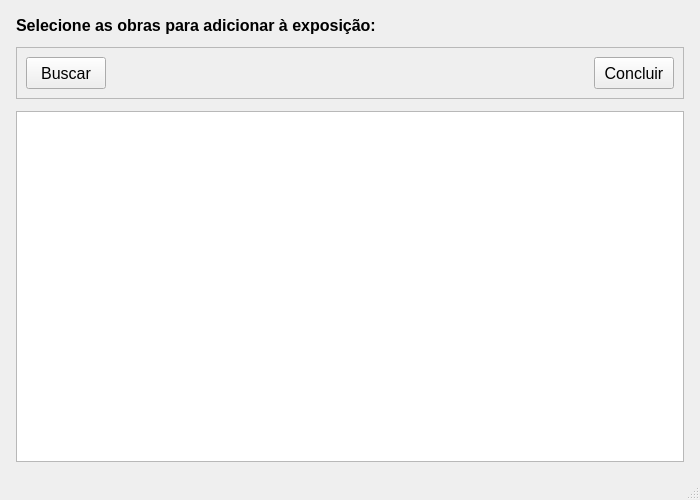
<?xml version="1.0" encoding="UTF-8"?>
<ui version="4.0">
 <class>MainWindow</class>
 <widget class="QMainWindow" name="MainWindow">
  <property name="geometry">
   <rect>
    <x>0</x>
    <y>0</y>
    <width>700</width>
    <height>500</height>
   </rect>
  </property>
  <property name="minimumSize">
   <size>
    <width>600</width>
    <height>400</height>
   </size>
  </property>
  <property name="windowTitle">
   <string>Adicionar Obras à Exposição</string>
  </property>
  <widget class="QWidget" name="centralwidget">
   <layout class="QVBoxLayout" name="verticalLayout">
    <property name="spacing">
     <number>12</number>
    </property>
    <property name="leftMargin">
     <number>16</number>
    </property>
    <property name="topMargin">
     <number>16</number>
    </property>
    <property name="rightMargin">
     <number>16</number>
    </property>
    <property name="bottomMargin">
     <number>16</number>
    </property>
    <item>
     <widget class="QLabel" name="label_titulo">
      <property name="text">
       <string>Selecione as obras para adicionar à exposição:</string>
      </property>
      <property name="font">
       <font>
        <pointsize>12</pointsize>
        <weight>75</weight>
        <bold>true</bold>
       </font>
      </property>
     </widget>
    </item>
    <item>
     <widget class="QFrame" name="frame_busca">
      <property name="frameShape">
       <enum>QFrame::StyledPanel</enum>
      </property>
      <property name="frameShadow">
       <enum>QFrame::Raised</enum>
      </property>
      <layout class="QHBoxLayout" name="horizontalLayout">
       <property name="spacing">
        <number>8</number>
       </property>
       <item>
        <widget class="QPushButton" name="pushButton">
         <property name="text">
          <string>Buscar</string>
         </property>
         <property name="font">
          <font>
           <pointsize>12</pointsize>
          </font>
         </property>
         <property name="minimumSize">
          <size>
           <width>80</width>
           <height>32</height>
          </size>
         </property>
        </widget>
       </item>
       <item>
        <spacer name="horizontalSpacer">
         <property name="orientation">
          <enum>Qt::Horizontal</enum>
         </property>
         <property name="sizeHint" stdset="0">
          <size>
           <width>40</width>
           <height>20</height>
          </size>
         </property>
        </spacer>
       </item>
       <item>
        <widget class="QPushButton" name="pushButton_2">
         <property name="text">
          <string>Concluir</string>
         </property>
         <property name="font">
          <font>
           <pointsize>12</pointsize>
          </font>
         </property>
         <property name="minimumSize">
          <size>
           <width>80</width>
           <height>32</height>
          </size>
         </property>
        </widget>
       </item>
      </layout>
     </widget>
    </item>
    <item>
     <widget class="QListWidget" name="listWidget">
      <property name="selectionMode">
       <enum>QAbstractItemView::MultiSelection</enum>
      </property>
      <property name="font">
       <font>
        <pointsize>11</pointsize>
       </font>
      </property>
     </widget>
    </item>
   </layout>
  </widget>
  <widget class="QMenuBar" name="menubar">
   <property name="geometry">
    <rect>
     <x>0</x>
     <y>0</y>
     <width>700</width>
     <height>22</height>
    </rect>
   </property>
  </widget>
  <widget class="QStatusBar" name="statusbar"/>
 </widget>
 <resources/>
 <connections/>
</ui>
